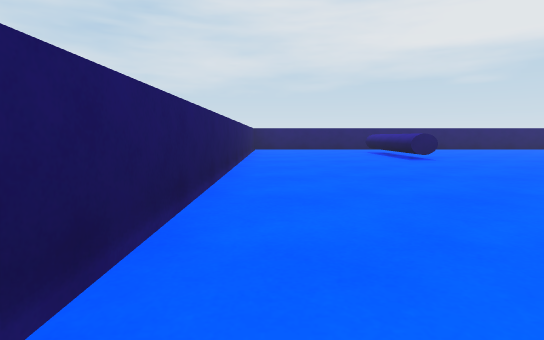
[1] (above)

19 first-person views from a walk through a scene from a Unity 3-D project. The camera is 0.41 m above the floor, tilts 6° down and sees 80° across. The floor is counted in squares, 1 m on a side. Each view is taken from the middle of a square. On the plan, view 1 faces up. The plan holds only what a view shows up to about 9 squares ahead; the rest is blank. The player is left out.

[2]
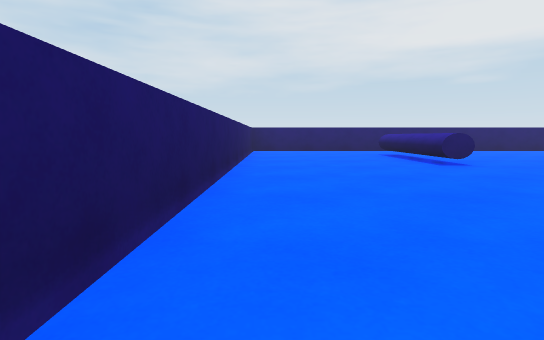

[3]
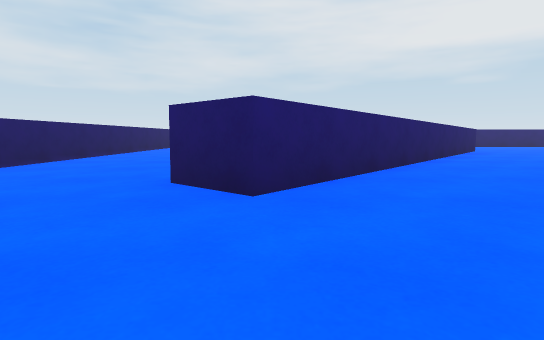

[4]
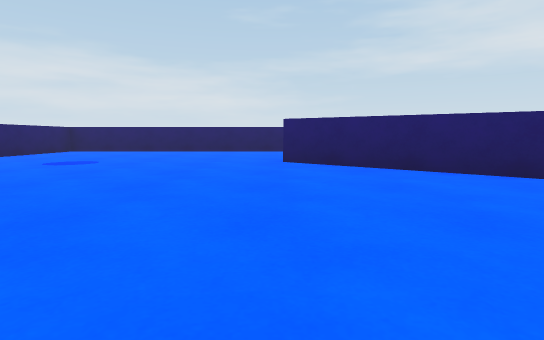

[5]
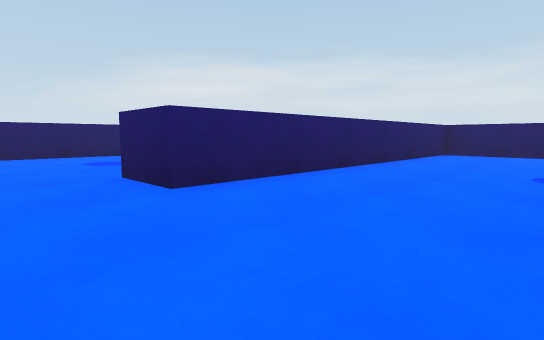

[6]
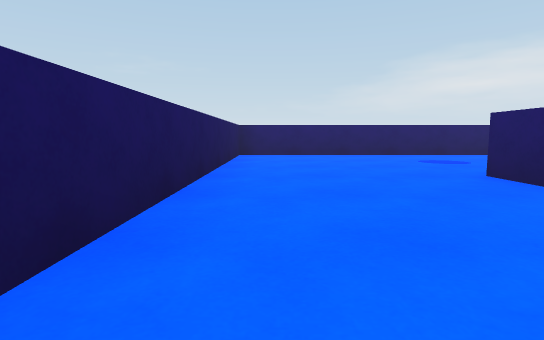

[7]
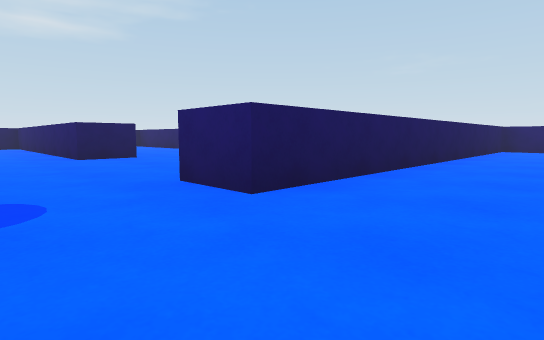

[8]
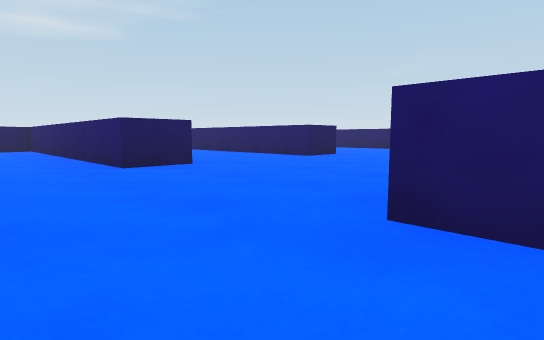

[9]
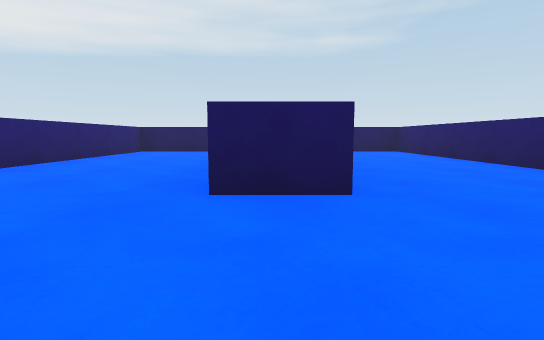

[10]
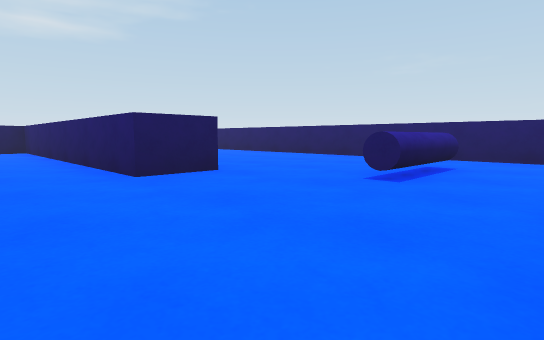

[11]
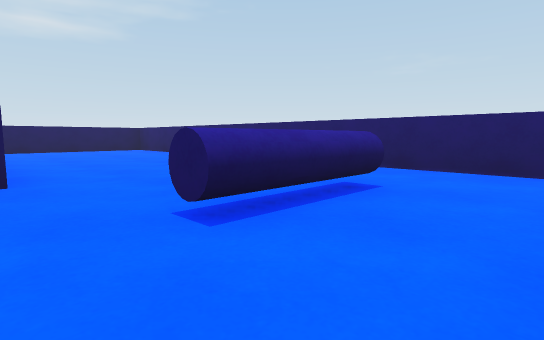

[12]
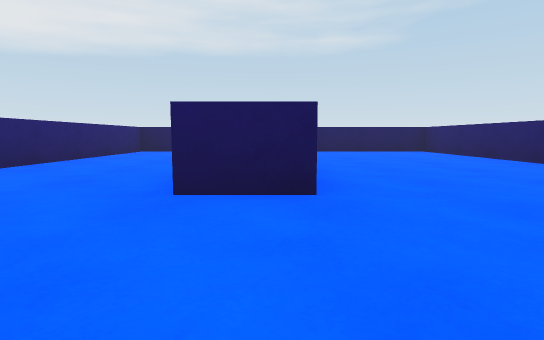

[13]
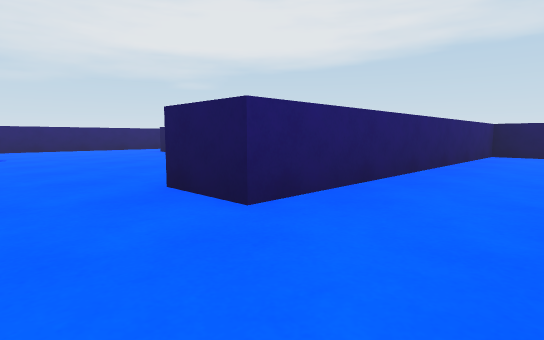

[14]
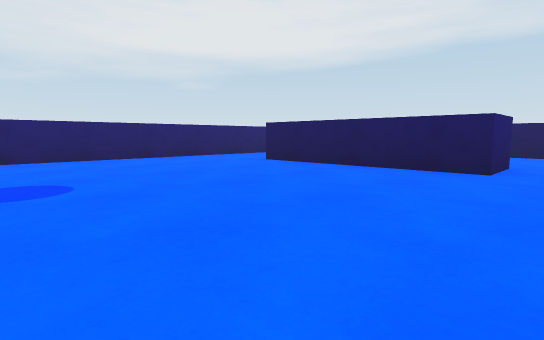

[15]
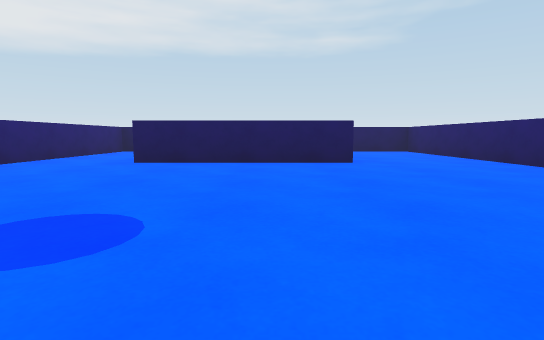

[16]
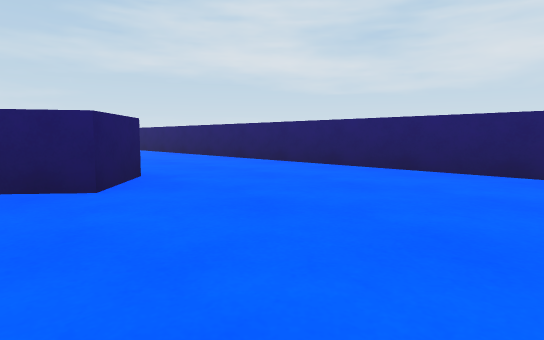

[17]
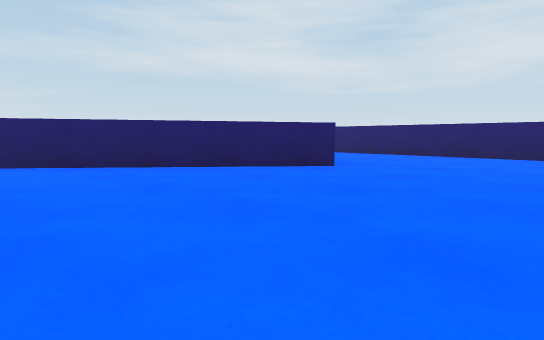

[18]
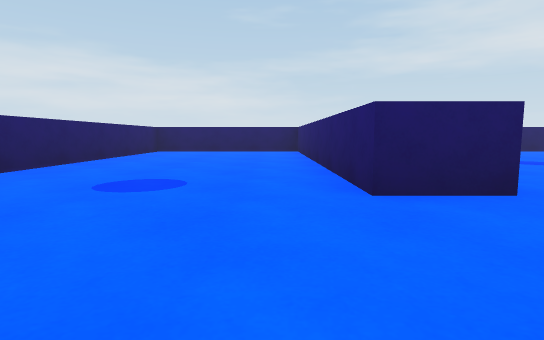

[19]
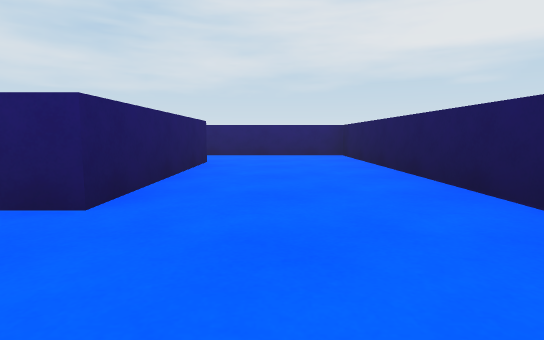

### Floor plan
Points are (right, up) in squares from view 1. A wall is a line through its corners. A room is listed if a view was taken in it or the views show most of it. See-through windows are left out.
Room 1 (views 1, 2, 3, 4, 5, 6, 7, 8, 9, 10, 11, 12, 13, 14, 15, 16, 17, 18)
walls: (13.2, -2.6) (13.2, -1.5) (19.5, -1.5) (19.5, 1.4) (13.2, 1.4) (13.2, 2.5); (7.7, 7.4) (8.5, 6.7) (2.9, 0.2) (2.1, 0.8); (13.2, -6.4) (13.2, -5.3) (19.5, -5.3) (19.5, -2.6) (15, -2.6); (16, 4.8) (16, 8.1); (10.8, 9.9) (-0.6, 9.9) (-0.6, -5.3) (5.8, -5.3) (5.8, -6.3) (-0.6, -6.3) (-0.6, -10) (8.7, -10) (8.7, -1.5) (9.8, -1.5); (10.2, -10) (19.5, -10) (19.5, -6.9); (15.5, 9.9) (12.5, 9.9)
ways out: opening at (16.5, 3.5) to room 2; opening at (16.5, 9) to room 2
objects: cylinder (3, 6) to (3, 8); cylinder (11, -8) to (11, -7)
Room 2 (view 19)
walls: (17, 8.1) (17, 4.8) (16, 4.8); (15.1, 2.4) (19.5, 2.4) (19.5, 9.9) (15.5, 9.9)
ways out: opening at (16.5, 3.5) to room 1; opening at (16.5, 9) to room 1

Positions as (right, up) in squares from view 1, and headings:
1: (0, 0), facing up
2: (0, 1), facing up
3: (3, -2), facing up
4: (8, 0), facing left
5: (7, -3), facing down-left
6: (8, -3), facing down
7: (7, 0), facing down-right
8: (9, 0), facing down-right
9: (11, -2), facing right
10: (10, -4), facing down-right
11: (10, -6), facing down-right
12: (11, -6), facing right
13: (12, 0), facing up-right
14: (12, 4), facing up-right
15: (11, 6), facing right
16: (11, 6), facing up-left
17: (11, 3), facing up-left
18: (8, -7), facing left
19: (18, 3), facing up
